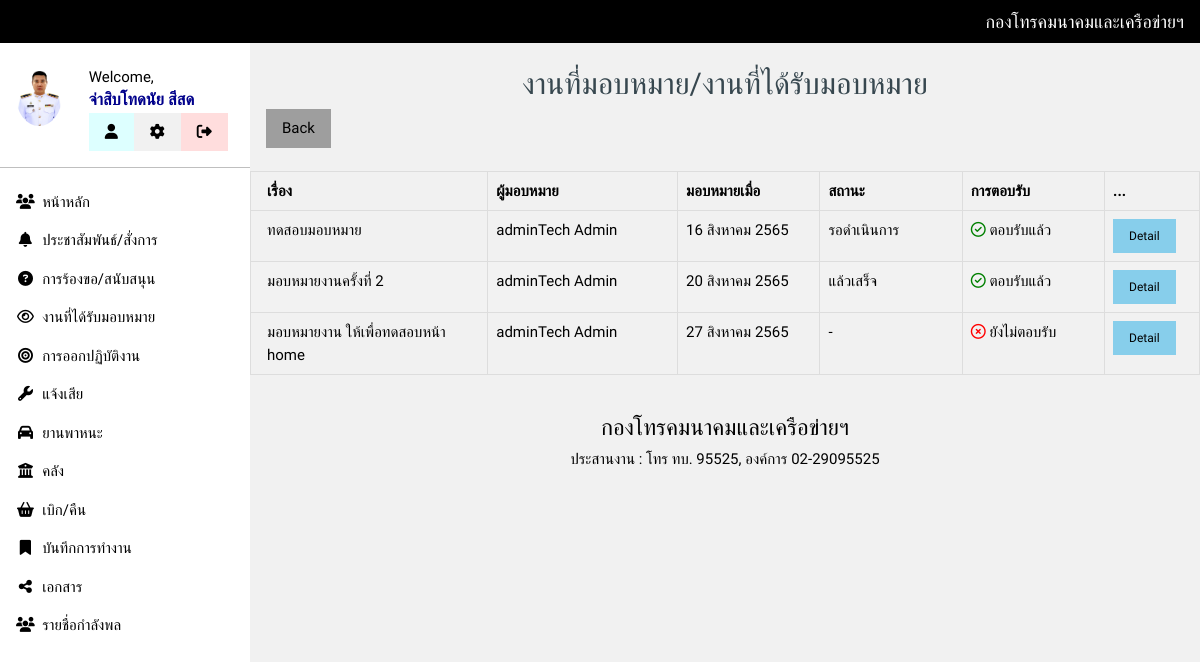
Page /assign/ (signed in) on the committed database.
### account/models.py (models this page shows, shortened)
class Profile(models.Model):
    user     = models.OneToOneField(User, on_delete=models.CASCADE)
    rank     = models.ForeignKey(Rank, on_delete=models.CASCADE, blank=True, null=True)
    position = models.ForeignKey(Position, on_delete=models.CASCADE, blank=True, null=True)
    sector   = models.ForeignKey(Sector, on_delete=models.CASCADE, blank=True, null=True)
    place    = models.CharField(max_length=200, blank=True, null=True)
    phone    = models.CharField(max_length=10, blank=True, null=True)
    image    = models.ImageField(upload_to='Profile/', blank=True, null=True)

class Rank(models.Model):
    name = models.CharField(max_length=200)
    def __str__(self) -> str:
        return self.name

### assign/models.py (models this page shows, shortened)
class Assign(models.Model):
    title       = models.CharField(max_length=200)
    body        = RichTextField()
    author      = models.ForeignKey(User,               on_delete=models.CASCADE, related_name='assignAuthor')
    created_at  = models.DateTimeField(auto_now_add=True)
    assigned_to = models.ForeignKey(Profile,            on_delete=models.CASCADE, related_name='assigned_to')
    accepted    = models.BooleanField(default=False)
    accepted_on = models.DateTimeField('date accepted', null=True,                blank=True)
    status      = models.ForeignKey(AssignStatus,       on_delete=models.CASCADE, related_name='assignStatus', null=True, blank=True)
    note        = RichTextField(null=True,              blank=True)

class AssignStatus(models.Model):
    name = models.CharField(max_length=200)
    class Meta:
        verbose_name        = 'Status'
        verbose_name_plural = 'Status'

### assign/views.py (the view)
# urls.py: path('', views.AssignListView.as_view(), name='list'),
class AssignListView(LoginRequiredMixin, ListView):
    login_url = reverse_lazy('login')
    model               = Assign
    template_name       = 'assign/assign.html'
    ordering            = ('-created_at')
    def get_queryset(self):
        qs = Assign.objects.filter(assigned_to=self.request.user.profile)
        return qs

### account/templatetags/tags.py (called while the page is built)
@register.filter(name='has_group')
def has_group(user, group_name):
    group = user.groups.filter(name=group_name).exists()
    return group

@register.filter
def thaidate(var):
	n = ['มกราคม', 'กุมภาพันธ์', 'มีนาคม', 'เมษายน', 'พฤษภาคม', 'มิถุนายน', 'กรกฎาคม', 'สิงหาคม', 'กันยายน', 'ตุลาคม', 'พฤษศจิกายน', 'ธันวาคม']
	d = var.day
	m = n[var.month - 1 ]
	y = var.year + 543
	return f'{d} {m} {y}'

### assign/templates/assign/assign.html (shortened to what this page needs)
{% extends 'base.html' %}
{% load static %}
{% load tz %}
{% load tags %}
{% block content %}
<br>
<div class="w3-container w3-center">
    <h2>งานที่มอบหมาย/งานที่ได้รับมอบหมาย</h2>
</div>
<div class="w3-container">
    <div class="w3-content">
        <div class="w3-bar">
            <a href="{% url 'home' %}" class="w3-bar-item w3-button w3-left w3-gray">
                Back
            </a>
        </div>
    </div>
</div>
<br>
<div class="w3-content table-responsive">
    <table class="w3-table table-bordered" id="dataTable" width="100%" cellspacing="0" cellpadding="0">
        {% if request.user|has_group:"Staff" %}
        <thead>
            <tr>
                <th onclick="sortTable(1)" style="width: 25%;">เรื่อง</th>
                <th onclick="sortTable(2)" style="width: 20%">มอบหมายให้</th>
                <th onclick="sortTable(3)" style="width: 15%;">มอบหมายเมื่อ</th>
                <th onclick="sortTable(4)" style="width: 15%;">สถานะ</th>
                <th onclick="sortTable(5)" style="width: 15%;">การตอบรับ</th>
                <th onclick="sortTable(6)" style="width: 10%;">...</th>
            </tr>
        </thead>
        <tbody>
            {% for object in object_list %}
            <tr class="w3-hover-purple">
                <td>{{ object.title }}</td>
                <td>{{ object.assigned_to.rank }}{{ object.assigned_to.user.get_full_name }}</td>
                <td>{{ object.created_at|thaidate }}</td>
                <td>
                    {% if object.status %}
                    {{ object.status.name }}
                    {% else %}
                    -
                    {% endif %}
                </td>
                <td>
                    {% if object.accepted %}
                    <i class="fa fa-check-circle-o" style="color:green"></i>&nbsp;ตอบรับแล้ว
                    {% else %}
                    <i class="fa fa-times-circle-o" style="color:red"></i>&nbsp;ยังไม่ตอบรับ
                    {% endif %}
                </td>
                <td>
                    <a href="{% url 'assign:detail' pk=object.pk %}" class="w3-button w3-small w3-light-blue">Detail</a>
                </td>
            </tr>
            {% endfor %}
        </tbody>
        {% else %}
        <thead>
            <tr>
                <th onclick="sortTable(1)" style="width: 25%;">เรื่อง</th>
                <th onclick="sortTable(2)" style="width: 20%">ผู้มอบหมาย</th>
                <th onclick="sortTable(3)" style="width: 15%;">มอบหมายเมื่อ</th>
                <th onclick="sortTable(4)" style="width: 15%;">สถานะ</th>
                <th onclick="sortTable(5)" style="width: 15%;">การตอบรับ</th>
                <th onclick="sortTable(6)" style="width: 10%;">...</th>
            </tr>
        </thead>
        <tbody>
            {% for object in object_list %}
            <tr class="w3-hover-purple">
                <td>{{ object.title }}</td>
                <td>{{ object.author.profile.rank }}{{ object.author.get_full_name }}</td>
                <td>{{ object.created_at|thaidate }}</td>
                <td>
                    {% if object.status %}
                    {{ object.status.name }}
                    {% else %}
                        -
                    {% endif %}
                </td>
                <td>
                    {% if object.accepted %}
                    <i class="fa fa-check-circle-o" style="color:green"></i>&nbsp;ตอบรับแล้ว
                    {% else %}
                    <i class="fa fa-times-circle-o" style="color:red"></i>&nbsp;ยังไม่ตอบรับ
                    {% endif %}
                </td>
                <td>
                    <a href="{% url 'assign:detail' pk=object.pk %}" class="w3-button w3-small w3-light-blue">Detail</a>
                </td>
            </tr>
            {% endfor %}
        </tbody>
        {% endif %}
    </table>
</div>
{% endblock content %}

### account/templates/base.html (shortened to what this page needs)
{% load static %}
<!DOCTYPE html>
<html>
    <head>
        <link rel="stylesheet" href="{% static 'css/main.css' %}">
        <link rel="stylesheet" href="{% static 'css/site.css' %}">
        <link rel="stylesheet" href="https://cdnjs.cloudflare.com/ajax/libs/font-awesome/4.7.0/css/font-awesome.min.css">
        <link href="https://cdn.jsdelivr.net/npm/bootstrap@5.2.0/dist/css/bootstrap.min.css" rel="stylesheet">
        <link href="{% static 'vendor/datatables/dataTables.bootstrap4.css' %}" rel="stylesheet">
    </head>
    <body class="w3-light-grey" id="page-top">
        {% include 'components/top_nav.html' %}
        {% include 'components/side_menu.html' %}
        <div class="w3-main" style="margin-left:250px;margin-top:43px;">
            {% block content %}
            {% endblock content %}
            {% include "components/footer.html" %}
        </div>
    </body>
</html>

### account/templates/components/top_nav.html (shortened to what this page needs)
<div class="w3-bar w3-top w3-black w3-large" style="z-index:4">
    <span class="w3-bar-item w3-right">
        <a href="{% url 'home' %}" style="text-decoration:none;" class="w3-black">กองโทรคมนาคมและเครือข่ายฯ</a>
    </span>
</div>

### account/templates/components/side_menu.html (shortened to what this page needs)
{% load static %}
{% load tags %}
<nav class="w3-sidebar w3-collapse w3-white w3-animate-left" style="z-index:3;width:250px;" id="mySidebar"><br>
  <div class="w3-container w3-row">
    {% if request.user.is_authenticated %}
    {% if request.user.profile.image %}
    <div class="w3-col s4">
      <img src="{{ request.user.profile.image.url }}" class="w3-circle w3-margin-right" style="width:46px">
    </div>
    {% else %}
      <div class="w3-col s4">
          <a href="{% url 'home' %}">
            <img src="{% static 'logo.png' %}" class="w3-circle w3-margin-right" style="width:46px">
          </a>
        </div>
    {% endif %}
      <div class="w3-col s8 w3-bar">
        <span>Welcome, <br>
          {% if request.user.profile.rank and request.user.get_full_name %}
            <strong>{{ request.user.profile.rank }}{{ request.user.get_full_name }}</strong>
          {% else %}
            <a href="{% url 'account:profile-update' %}"><strong class="w3-red">Please Update Profile!!!!</strong></a>
          {% endif %}
        </span><br>
        <a href="{% url 'account:profile' %}" class="w3-bar-item w3-button w3-pale-blue">
          <i class="fa fa-user"></i>
        </a>
        {% if request.user.is_superuser %}
        <a href="{% url 'admin:index' %}" class="w3-bar-item w3-button w3-light-gray">
            <i class="fa fa-cog"></i>
        </a>
        {% else %}
        <a href="{% url 'account:profile-update' %}" class="w3-bar-item w3-button w3-light-gray">
            <i class="fa fa-cog"></i>
        </a>
        {% endif %}
        <a href="#"
            onclick="document.getElementById('logoutModal').style.display='block'"
            class="w3-bar-item w3-button w3-pale-red">
            <i class="fa fa-sign-out"></i>
        </a>
      </div>
    {% endif %}
    </div>
    <hr>
    <div class="w3-bar-block">
      <a href="{% url 'home' %}" class="w3-bar-item w3-button w3-padding"><i class="fa fa-users fa-fw"></i>  หน้าหลัก</a>
      <a href="{% url 'announce:list' %}" class="w3-bar-item w3-button w3-padding"><i class="fa fa-bell fa-fw"></i>  ประชาสัมพันธ์/สั่งการ</a>
      <a href="#" class="w3-bar-item w3-button w3-padding"><i class="fa fa-fas fa-question-circle fa-fw"></i>  การร้องขอ/สนับสนุน</a>
      {% if request.user|has_group:'Staff' %}
      <a href="{% url 'assign:staff-list' %}" class="w3-bar-item w3-button w3-padding"><i class="fa fa-eye fa-fw"></i>  งานที่มอบหมาย</a>
      {% else %}
        <a href="{% url 'assign:list' %}" class="w3-bar-item w3-button w3-padding"><i class="fa fa-eye fa-fw"></i>  งานที่ได้รับมอบหมาย</a>
      {% endif %}
      <a href="#" class="w3-bar-item w3-button w3-padding"><i class="fa fa-bullseye fa-fw"></i>  การออกปฏิบัติงาน</a>
      <a href="#" class="w3-bar-item w3-button w3-padding"><i class="fa fa-wrench fa-fw"></i>  แจ้งเสีย</a>
      <a href="#" class="w3-bar-item w3-button w3-padding"><i class="fa fa-car fa-fw"></i>  ยานพาหนะ</a>
      <a href="{% url 'asset:list' %}" class="w3-bar-item w3-button w3-padding"><i class="fa fa-bank fa-fw"></i>  คลัง</a>
      <a href="{% url 'asset:list' %}" class="w3-bar-item w3-button w3-padding"><i class="fa fa-shopping-basket fa-fw"></i>  เบิก/คืน</a>
      <a href="{% url 'journal:list' %}" class="w3-bar-item w3-button w3-padding"><i class="fa fa-bookmark fa-fw"></i>  บันทึกการทำงาน</a>
      <a href="{% url 'document:home' %}" class="w3-bar-item w3-button w3-padding"><i class="fa fa-share-alt fa-fw"></i>  เอกสาร</a>
      <a href="{% url 'account:members' %}" class="w3-bar-item w3-button w3-padding"><i class="fa fa-users fa-fw"></i>  รายชื่อกำลังพล</a>
    </div>
</nav>

### account/templates/components/footer.html
<br>
<footer class="w3-container w3-padding-16 w3-light-grey w3-center">
    <h4>กองโทรคมนาคมและเครือข่ายฯ</h4>
    <p>ประสานงาน : โทร ทบ. 95525, องค์การ 02-29095525 </p>
</footer>

### static/css/main.css (style rules this page uses)
html { box-sizing:border-box }
*,*:before,*:after { box-sizing:inherit }
html { -ms-text-size-adjust:100%; -webkit-text-size-adjust:100% }
body { margin:0 }
article,aside,details,figcaption,figure,footer,header,main,menu,nav,section { display:block }
a { background-color:transparent }
b,strong { font-weight:bolder }
img { border-style:none }
hr { box-sizing:content-box; height:0;overflow:visible }
html,body { font-family:Verdana,sans-serif; font-size:15px;line-height:1.5 }
html { overflow-x:hidden }
h2 { font-size:30px }
h4 { font-size:20px }
h1,h2,h3,h4,h5,h6 { font-family:"Segoe UI",Arial,sans-serif; font-weight:400;margin:10px 0 }
hr { border:0; border-top:1px solid #eee; margin:20px 0 }
img { vertical-align:middle }
a { color:inherit }
.w3-table,.w3-table-all { border-collapse:collapse; border-spacing:0; width:100%; display:table }
.w3-table td,.w3-table th,.w3-table-all td,.w3-table-all th { padding:8px 8px; display:table-cell; text-align:left; vertical-align:top }
.w3-table th:first-child,.w3-table td:first-child,.w3-table-all th:first-child,.w3-table-all td:first-child { padding-left:16px }
.w3-btn,.w3-button { border:none; display:inline-block; padding:8px 16px; vertical-align:middle; overflow:hidden; text-decoration:none; color:inherit; background-color:inherit; text-align:center; cursor:pointer; white-space:nowrap }
.w3-btn,.w3-button { -webkit-touch-callout:none; -webkit-user-select:none; -khtml-user-select:none; -moz-user-select:none; -ms-user-select:none; user-select:none }
.w3-sidebar { height:100%; width:200px; background-color:#fff; position:fixed!important; z-index:1; overflow:auto }
.w3-main,#main { transition:margin-left .4s }
.w3-bar { width:100%; overflow:hidden }
.w3-bar .w3-bar-item { padding:8px 16px; float:left; width:auto; border:none; display:block; outline:0 }
.w3-bar .w3-button { white-space:normal }
.w3-bar-block .w3-bar-item { width:100%; display:block; padding:8px 16px; text-align:left; border:none; white-space:normal; float:none; outline:0 }
.w3-container:after,.w3-container:before,.w3-panel:after,.w3-panel:before,.w3-row:after,.w3-row:before,.w3-row-padding:after,.w3-row-padding:before, .w3-cell-row:before,.w3-cell-row:after,.w3-clear:after,.w3-clear:before,.w3-bar:before,.w3-bar:after { content:""; display:table; clear:both }
.w3-col,.w3-half,.w3-third,.w3-twothird,.w3-threequarter,.w3-quarter { float:left; width:100% }
.w3-col.s4 { width:33.33333% }
.w3-col.s8 { width:66.66666% }
.w3-content,.w3-auto { margin-left:auto; margin-right:auto }
.w3-content { max-width:980px }
@media (min-width:993px) { .w3-sidebar.w3-collapse { display:block!important } }
.w3-top,.w3-bottom { position:fixed; width:100%; z-index:1 }
.w3-top { top:0 }
.w3-circle { border-radius:50% }
.w3-container,.w3-panel { padding:0.01em 16px }
.w3-animate-left { position:relative;animation:animateleft 0.4s }
.w3-small { font-size:12px!important }
.w3-large { font-size:18px!important }
.w3-center { text-align:center!important }
.w3-margin-right { margin-right:16px!important }
.w3-padding { padding:8px 16px!important }
.w3-padding-16 { padding-top:16px!important; padding-bottom:16px!important }
.w3-left { float:left!important }
.w3-right { float:right!important }
.w3-light-blue,.w3-hover-light-blue:hover { color:#000!important;background-color:#87CEEB!important }
.w3-white,.w3-hover-white:hover { color:#000!important;background-color:#fff!important }
.w3-black,.w3-hover-black:hover { color:#fff!important;background-color:#000!important }
.w3-grey,.w3-hover-grey:hover,.w3-gray,.w3-hover-gray:hover { color:#000!important;background-color:#9e9e9e!important }
.w3-light-grey,.w3-hover-light-grey:hover,.w3-light-gray,.w3-hover-light-gray:hover { color:#000!important;background-color:#f1f1f1!important }
.w3-pale-red,.w3-hover-pale-red:hover { color:#000!important;background-color:#ffdddd!important }
.w3-pale-blue,.w3-hover-pale-blue:hover { color:#000!important;background-color:#ddffff!important }

### static/css/site.css (style rules this page uses)
body, h1, h2, h3, h4, h5 { font-family: 'Ubuntu', 'Segoe UI', Tahoma, Geneva, Verdana, sans-serif; }
h2 { font-size: 2.0rem;color:#37474f; margin-bottom: 0px; }
strong { font-size: 1.1em; color: darkblue; }

### account/templates/base.html (style rules this page uses)
html,body,h1,h2,h3,h4,h5 { font-family: "Raleway", sans-serif }

### assign/templates/assign/assign.html (style rules this page uses)
table { border-spacing: 0; width: 100%; border: 1px solid #ddd; border-collapse: collapse; }
th { cursor: pointer; }
tr:nth-child(even) { background-color: #f2f2f2; }

### rows in the picture
Assign: title "ทดสอบมอบหมาย", author.profile.rank "admin", author.get_full_name "Tech Admin", created_at|thaidate "16 สิงหาคม 2565", status.name "รอดำเนินการ", accepted True (drawn)
Assign: title "มอบหมายงานครั้งที่ 2", author.profile.rank "admin", author.get_full_name "Tech Admin", created_at|thaidate "20 สิงหาคม 2565", status.name "แล้วเสร็จ", accepted True (drawn)
Assign: title "มอบหมายงาน ให้เพื่อทดสอบหน้า home", author.profile.rank "admin", author.get_full_name "Tech Admin", created_at|thaidate "27 สิงหาคม 2565", accepted False (drawn)

### other values in the picture
{{ request.user.profile.rank }} "จ่าสิบโท"
{{ request.user.get_full_name }} "ดนัย สีสด"
